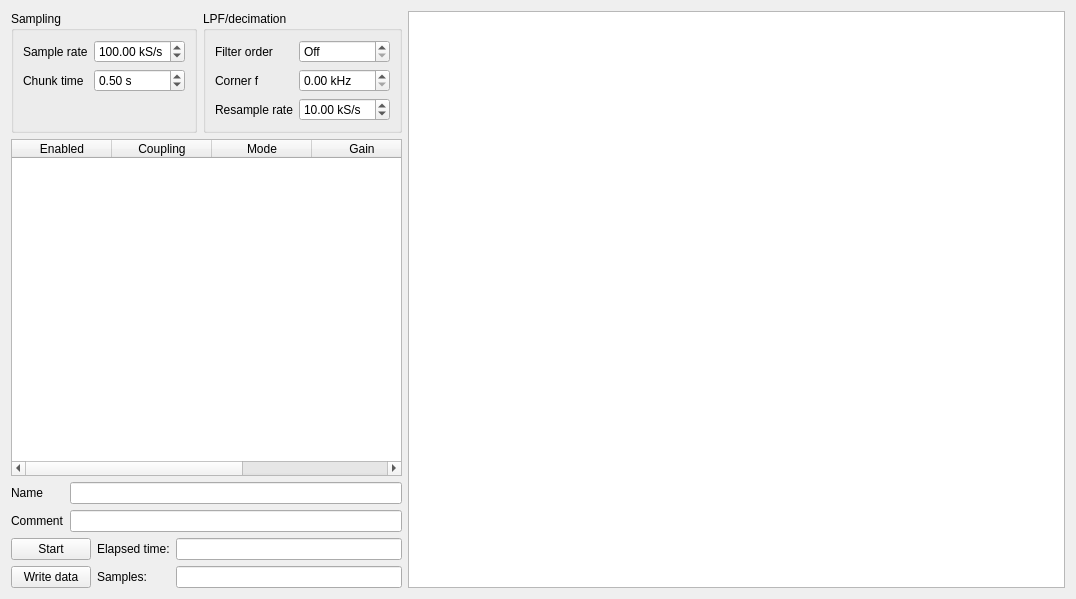
<?xml version="1.0" encoding="UTF-8"?>
<ui version="4.0">
 <class>Form</class>
 <widget class="QWidget" name="Form">
  <property name="geometry">
   <rect>
    <x>0</x>
    <y>0</y>
    <width>1076</width>
    <height>599</height>
   </rect>
  </property>
  <property name="windowTitle">
   <string>Form</string>
  </property>
  <layout class="QHBoxLayout" name="horizontalLayout_6">
   <item>
    <layout class="QHBoxLayout" name="horizontalLayout_5">
     <item>
      <layout class="QVBoxLayout" name="verticalLayout_3">
       <item>
        <layout class="QVBoxLayout" name="verticalLayout">
         <item>
          <layout class="QHBoxLayout" name="horizontalLayout_3">
           <item>
            <widget class="QGroupBox" name="samplingGroupBox">
             <property name="title">
              <string>Sampling</string>
             </property>
             <layout class="QHBoxLayout" name="horizontalLayout">
              <item>
               <layout class="QFormLayout" name="formLayout_2">
                <property name="fieldGrowthPolicy">
                 <enum>QFormLayout::AllNonFixedFieldsGrow</enum>
                </property>
                <item row="0" column="1">
                 <widget class="QDoubleSpinBox" name="sampleRateSb">
                  <property name="toolTip">
                   <string>Specify the sample rate. It is wise to choose the highest sample rate to avoid aliasing, unless you have filtering on the input.</string>
                  </property>
                  <property name="suffix">
                   <string> kS/s</string>
                  </property>
                  <property name="minimum">
                   <double>5.000000000000000</double>
                  </property>
                  <property name="maximum">
                   <double>204.800000000000011</double>
                  </property>
                  <property name="value">
                   <double>100.000000000000000</double>
                  </property>
                 </widget>
                </item>
                <item row="1" column="0">
                 <widget class="QLabel" name="label_4">
                  <property name="text">
                   <string>Chunk time</string>
                  </property>
                  <property name="buddy">
                   <cstring>chunkTimeSb</cstring>
                  </property>
                 </widget>
                </item>
                <item row="1" column="1">
                 <widget class="QDoubleSpinBox" name="chunkTimeSb">
                  <property name="toolTip">
                   <string>How often do you want to receive new chunks of data?</string>
                  </property>
                  <property name="suffix">
                   <string> s</string>
                  </property>
                  <property name="minimum">
                   <double>0.200000000000000</double>
                  </property>
                  <property name="maximum">
                   <double>10.000000000000000</double>
                  </property>
                  <property name="singleStep">
                   <double>0.050000000000000</double>
                  </property>
                  <property name="value">
                   <double>0.500000000000000</double>
                  </property>
                 </widget>
                </item>
                <item row="0" column="0">
                 <widget class="QLabel" name="label">
                  <property name="text">
                   <string>Sample rate</string>
                  </property>
                  <property name="buddy">
                   <cstring>sampleRateSb</cstring>
                  </property>
                 </widget>
                </item>
               </layout>
              </item>
             </layout>
            </widget>
           </item>
           <item>
            <widget class="QGroupBox" name="lpfGroupBox">
             <property name="title">
              <string>LPF/decimation</string>
             </property>
             <layout class="QHBoxLayout" name="horizontalLayout_2">
              <item>
               <layout class="QFormLayout" name="formLayout">
                <item row="0" column="0">
                 <widget class="QLabel" name="label_6">
                  <property name="text">
                   <string>Filter order</string>
                  </property>
                  <property name="buddy">
                   <cstring>lpfOrderSb</cstring>
                  </property>
                 </widget>
                </item>
                <item row="0" column="1">
                 <widget class="QSpinBox" name="lpfOrderSb">
                  <property name="toolTip">
                   <string>Select the order of the low pass filter that is applied before decimation. Generally, you want about 8th order. If you go higher, numerical instabilites can occur.</string>
                  </property>
                  <property name="specialValueText">
                   <string>Off</string>
                  </property>
                  <property name="maximum">
                   <number>8</number>
                  </property>
                 </widget>
                </item>
                <item row="1" column="0">
                 <widget class="QLabel" name="label_7">
                  <property name="text">
                   <string>Corner f</string>
                  </property>
                  <property name="buddy">
                   <cstring>lpfFrequencySb</cstring>
                  </property>
                 </widget>
                </item>
                <item row="1" column="1">
                 <widget class="QDoubleSpinBox" name="lpfFrequencySb">
                  <property name="suffix">
                   <string> kHz</string>
                  </property>
                 </widget>
                </item>
                <item row="2" column="0">
                 <widget class="QLabel" name="label_5">
                  <property name="text">
                   <string>Resample rate</string>
                  </property>
                  <property name="buddy">
                   <cstring>resampleRateSb</cstring>
                  </property>
                 </widget>
                </item>
                <item row="2" column="1">
                 <widget class="QDoubleSpinBox" name="resampleRateSb">
                  <property name="suffix">
                   <string> kS/s</string>
                  </property>
                  <property name="minimum">
                   <double>5.000000000000000</double>
                  </property>
                  <property name="maximum">
                   <double>204.800000000000011</double>
                  </property>
                  <property name="value">
                   <double>10.000000000000000</double>
                  </property>
                 </widget>
                </item>
               </layout>
              </item>
             </layout>
            </widget>
           </item>
          </layout>
         </item>
         <item>
          <widget class="QTableWidget" name="channelTable">
           <property name="sizePolicy">
            <sizepolicy hsizetype="Expanding" vsizetype="Expanding">
             <horstretch>1</horstretch>
             <verstretch>0</verstretch>
            </sizepolicy>
           </property>
           <column>
            <property name="text">
             <string>Enabled</string>
            </property>
           </column>
           <column>
            <property name="text">
             <string>Coupling</string>
            </property>
           </column>
           <column>
            <property name="text">
             <string>Mode</string>
            </property>
           </column>
           <column>
            <property name="text">
             <string>Gain</string>
            </property>
           </column>
           <column>
            <property name="text">
             <string>Device label</string>
            </property>
           </column>
          </widget>
         </item>
        </layout>
       </item>
       <item>
        <layout class="QFormLayout" name="formLayout_4">
         <item row="0" column="0">
          <widget class="QLabel" name="label_9">
           <property name="text">
            <string>Name</string>
           </property>
           <property name="buddy">
            <cstring>nameLe</cstring>
           </property>
          </widget>
         </item>
         <item row="0" column="1">
          <widget class="QLineEdit" name="nameLe">
           <property name="toolTip">
            <string>The filename is formed from this.</string>
           </property>
          </widget>
         </item>
         <item row="1" column="0">
          <widget class="QLabel" name="label_8">
           <property name="text">
            <string>Comment</string>
           </property>
           <property name="buddy">
            <cstring>commentLe</cstring>
           </property>
          </widget>
         </item>
         <item row="1" column="1">
          <widget class="QLineEdit" name="commentLe">
           <property name="toolTip">
            <string>Any meta information you would like stored in the file.</string>
           </property>
          </widget>
         </item>
        </layout>
       </item>
       <item>
        <layout class="QHBoxLayout" name="horizontalLayout_4">
         <item>
          <layout class="QVBoxLayout" name="verticalLayout_2">
           <item>
            <widget class="QPushButton" name="runPb">
             <property name="toolTip">
              <string>Start or stop the acquisition.</string>
             </property>
             <property name="text">
              <string>Start</string>
             </property>
            </widget>
           </item>
           <item>
            <widget class="QPushButton" name="writeDataPb">
             <property name="toolTip">
              <string>Switch on if you want to record the data to disk.</string>
             </property>
             <property name="text">
              <string>Write data</string>
             </property>
             <property name="checkable">
              <bool>true</bool>
             </property>
            </widget>
           </item>
          </layout>
         </item>
         <item>
          <layout class="QFormLayout" name="formLayout_3">
           <item row="0" column="0">
            <widget class="QLabel" name="label_2">
             <property name="text">
              <string>Elapsed time:</string>
             </property>
             <property name="buddy">
              <cstring>elapsedTimeLe</cstring>
             </property>
            </widget>
           </item>
           <item row="0" column="1">
            <widget class="QLineEdit" name="elapsedTimeLe">
             <property name="readOnly">
              <bool>true</bool>
             </property>
            </widget>
           </item>
           <item row="1" column="0">
            <widget class="QLabel" name="label_3">
             <property name="text">
              <string>Samples:</string>
             </property>
             <property name="buddy">
              <cstring>nSamplesLe</cstring>
             </property>
            </widget>
           </item>
           <item row="1" column="1">
            <widget class="QLineEdit" name="nSamplesLe">
             <property name="toolTip">
              <string>Number of samples written to disk in the current recording.</string>
             </property>
             <property name="readOnly">
              <bool>true</bool>
             </property>
            </widget>
           </item>
          </layout>
         </item>
        </layout>
       </item>
      </layout>
     </item>
     <item>
      <widget class="PlotWidget" name="plot">
       <property name="sizePolicy">
        <sizepolicy hsizetype="Expanding" vsizetype="Expanding">
         <horstretch>2</horstretch>
         <verstretch>0</verstretch>
        </sizepolicy>
       </property>
      </widget>
     </item>
    </layout>
   </item>
  </layout>
 </widget>
 <customwidgets>
  <customwidget>
   <class>PlotWidget</class>
   <extends>QGraphicsView</extends>
   <header>pyqtgraph</header>
  </customwidget>
 </customwidgets>
 <tabstops>
  <tabstop>sampleRateSb</tabstop>
  <tabstop>chunkTimeSb</tabstop>
  <tabstop>lpfOrderSb</tabstop>
  <tabstop>lpfFrequencySb</tabstop>
  <tabstop>resampleRateSb</tabstop>
  <tabstop>channelTable</tabstop>
  <tabstop>nameLe</tabstop>
  <tabstop>commentLe</tabstop>
  <tabstop>runPb</tabstop>
  <tabstop>writeDataPb</tabstop>
  <tabstop>elapsedTimeLe</tabstop>
  <tabstop>nSamplesLe</tabstop>
  <tabstop>plot</tabstop>
 </tabstops>
 <resources/>
 <connections/>
</ui>
